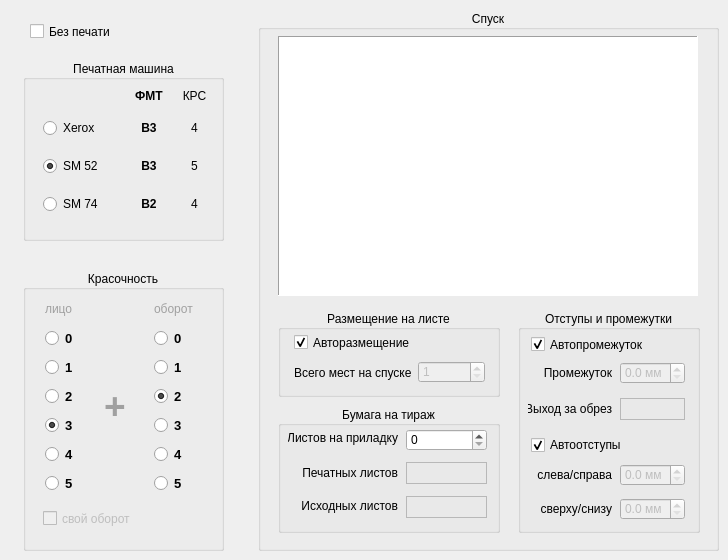
  <widget class="QWizardPage" name="pageInksAndImposition">
   <property name="subTitle">
    <string>Определите красочность и параметры спуска полос</string>
   </property>
   <widget class="QGroupBox" name="gbInks">
    <property name="geometry">
     <rect>
      <x>23</x>
      <y>270</y>
      <width>201</width>
      <height>281</height>
     </rect>
    </property>
    <property name="title">
     <string>Красочность</string>
    </property>
    <property name="alignment">
     <set>Qt::AlignCenter</set>
    </property>
    <widget class="QCheckBox" name="cbOwnBack">
     <property name="enabled">
      <bool>false</bool>
     </property>
     <property name="geometry">
      <rect>
       <x>20</x>
       <y>240</y>
       <width>110</width>
       <height>17</height>
      </rect>
     </property>
     <property name="text">
      <string>свой оборот</string>
     </property>
    </widget>
    <widget class="QWidget" name="gridLayoutWidget_2">
     <property name="geometry">
      <rect>
       <x>22</x>
       <y>25</y>
       <width>171</width>
       <height>201</height>
      </rect>
     </property>
     <layout class="QGridLayout" name="gridLayout_2">
      <item row="5" column="2">
       <widget class="QRadioButton" name="rbInksBack4">
        <property name="font">
         <font>
          <pointsize>10</pointsize>
          <bold>true</bold>
         </font>
        </property>
        <property name="text">
         <string>4</string>
        </property>
        <attribute name="buttonGroup">
         <string notr="true">bgInksBack</string>
        </attribute>
       </widget>
      </item>
      <item row="0" column="0">
       <widget class="QLabel" name="lblInksFace">
        <property name="maximumSize">
         <size>
          <width>16777215</width>
          <height>23</height>
         </size>
        </property>
        <property name="styleSheet">
         <string notr="true">color: rgb(160, 160, 160)</string>
        </property>
        <property name="text">
         <string>лицо</string>
        </property>
       </widget>
      </item>
      <item row="2" column="0">
       <widget class="QRadioButton" name="rbInksFace1">
        <property name="font">
         <font>
          <pointsize>10</pointsize>
          <bold>true</bold>
         </font>
        </property>
        <property name="text">
         <string>1</string>
        </property>
        <attribute name="buttonGroup">
         <string notr="true">bgInksFace</string>
        </attribute>
       </widget>
      </item>
      <item row="3" column="0">
       <widget class="QRadioButton" name="rbInksFace2">
        <property name="font">
         <font>
          <pointsize>10</pointsize>
          <bold>true</bold>
         </font>
        </property>
        <property name="text">
         <string>2</string>
        </property>
        <attribute name="buttonGroup">
         <string notr="true">bgInksFace</string>
        </attribute>
       </widget>
      </item>
      <item row="2" column="2">
       <widget class="QRadioButton" name="rbInksBack1">
        <property name="font">
         <font>
          <pointsize>10</pointsize>
          <bold>true</bold>
         </font>
        </property>
        <property name="text">
         <string>1</string>
        </property>
        <attribute name="buttonGroup">
         <string notr="true">bgInksBack</string>
        </attribute>
       </widget>
      </item>
      <item row="4" column="0">
       <widget class="QRadioButton" name="rbInksFace3">
        <property name="font">
         <font>
          <pointsize>10</pointsize>
          <bold>true</bold>
         </font>
        </property>
        <property name="text">
         <string>3</string>
        </property>
        <property name="checked">
         <bool>true</bool>
        </property>
        <attribute name="buttonGroup">
         <string notr="true">bgInksFace</string>
        </attribute>
       </widget>
      </item>
      <item row="2" column="1">
       <spacer name="horizontalSpacer">
        <property name="orientation">
         <enum>Qt::Horizontal</enum>
        </property>
        <property name="sizeType">
         <enum>QSizePolicy::Fixed</enum>
        </property>
        <property name="sizeHint" stdset="0">
         <size>
          <width>40</width>
          <height>20</height>
         </size>
        </property>
       </spacer>
      </item>
      <item row="4" column="2">
       <widget class="QRadioButton" name="rbInksBack3">
        <property name="font">
         <font>
          <pointsize>10</pointsize>
          <bold>true</bold>
         </font>
        </property>
        <property name="text">
         <string>3</string>
        </property>
        <attribute name="buttonGroup">
         <string notr="true">bgInksBack</string>
        </attribute>
       </widget>
      </item>
      <item row="0" column="2">
       <widget class="QLabel" name="lblInksBack">
        <property name="maximumSize">
         <size>
          <width>16777215</width>
          <height>23</height>
         </size>
        </property>
        <property name="styleSheet">
         <string notr="true">color: rgb(160, 160, 160)</string>
        </property>
        <property name="text">
         <string>оборот</string>
        </property>
       </widget>
      </item>
      <item row="3" column="2">
       <widget class="QRadioButton" name="rbInksBack2">
        <property name="font">
         <font>
          <pointsize>10</pointsize>
          <bold>true</bold>
         </font>
        </property>
        <property name="text">
         <string>2</string>
        </property>
        <property name="checked">
         <bool>true</bool>
        </property>
        <attribute name="buttonGroup">
         <string notr="true">bgInksBack</string>
        </attribute>
       </widget>
      </item>
      <item row="5" column="0">
       <widget class="QRadioButton" name="rbInksFace4">
        <property name="font">
         <font>
          <pointsize>10</pointsize>
          <bold>true</bold>
         </font>
        </property>
        <property name="text">
         <string>4</string>
        </property>
        <attribute name="buttonGroup">
         <string notr="true">bgInksFace</string>
        </attribute>
       </widget>
      </item>
      <item row="1" column="2">
       <widget class="QRadioButton" name="rbInksBack0">
        <property name="font">
         <font>
          <pointsize>10</pointsize>
          <bold>true</bold>
         </font>
        </property>
        <property name="text">
         <string>0</string>
        </property>
        <attribute name="buttonGroup">
         <string notr="true">bgInksBack</string>
        </attribute>
       </widget>
      </item>
      <item row="6" column="2">
       <widget class="QRadioButton" name="rbInksFace4_2">
        <property name="font">
         <font>
          <pointsize>10</pointsize>
          <bold>true</bold>
         </font>
        </property>
        <property name="text">
         <string>5</string>
        </property>
       </widget>
      </item>
      <item row="6" column="0">
       <widget class="QRadioButton" name="rbInksFace4_3">
        <property name="font">
         <font>
          <pointsize>10</pointsize>
          <bold>true</bold>
         </font>
        </property>
        <property name="text">
         <string>5</string>
        </property>
       </widget>
      </item>
      <item row="1" column="0">
       <widget class="QRadioButton" name="rbInksFace0">
        <property name="font">
         <font>
          <pointsize>10</pointsize>
          <bold>true</bold>
         </font>
        </property>
        <property name="text">
         <string>0</string>
        </property>
        <attribute name="buttonGroup">
         <string notr="true">bgInksFace</string>
        </attribute>
       </widget>
      </item>
     </layout>
    </widget>
    <widget class="QLabel" name="lblInksPlus">
     <property name="geometry">
      <rect>
       <x>75</x>
       <y>120</y>
       <width>34</width>
       <height>32</height>
      </rect>
     </property>
     <property name="font">
      <font>
       <pointsize>28</pointsize>
       <bold>true</bold>
      </font>
     </property>
     <property name="styleSheet">
      <string notr="true">color: rgb(160, 160, 160)</string>
     </property>
     <property name="text">
      <string>+</string>
     </property>
     <property name="alignment">
      <set>Qt::AlignCenter</set>
     </property>
    </widget>
   </widget>
   <widget class="QGroupBox" name="groupBox_7">
    <property name="geometry">
     <rect>
      <x>258</x>
      <y>10</y>
      <width>461</width>
      <height>541</height>
     </rect>
    </property>
    <property name="title">
     <string>Спуск</string>
    </property>
    <property name="alignment">
     <set>Qt::AlignCenter</set>
    </property>
    <widget class="QGraphicsView" name="viewImposition">
     <property name="geometry">
      <rect>
       <x>20</x>
       <y>26</y>
       <width>420</width>
       <height>260</height>
      </rect>
     </property>
     <property name="frameShape">
      <enum>QFrame::Panel</enum>
     </property>
     <property name="frameShadow">
      <enum>QFrame::Sunken</enum>
     </property>
     <property name="interactive">
      <bool>false</bool>
     </property>
     <property name="renderHints">
      <set>QPainter::Antialiasing|QPainter::TextAntialiasing</set>
     </property>
    </widget>
    <widget class="QGroupBox" name="gbIndents">
     <property name="geometry">
      <rect>
       <x>260</x>
       <y>300</y>
       <width>182</width>
       <height>223</height>
      </rect>
     </property>
     <property name="title">
      <string>Отступы и промежутки</string>
     </property>
     <property name="alignment">
      <set>Qt::AlignCenter</set>
     </property>
     <widget class="QCheckBox" name="cbAutoGap">
      <property name="geometry">
       <rect>
        <x>13</x>
        <y>26</y>
        <width>132</width>
        <height>17</height>
       </rect>
      </property>
      <property name="text">
       <string>Автопромежуток</string>
      </property>
      <property name="checked">
       <bool>true</bool>
      </property>
     </widget>
     <widget class="QDoubleSpinBox" name="sbGap">
      <property name="enabled">
       <bool>false</bool>
      </property>
      <property name="geometry">
       <rect>
        <x>102</x>
        <y>52</y>
        <width>65</width>
        <height>22</height>
       </rect>
      </property>
      <property name="suffix">
       <string> мм</string>
      </property>
      <property name="decimals">
       <number>1</number>
      </property>
      <property name="maximum">
       <double>100.000000000000000</double>
      </property>
     </widget>
     <widget class="QLabel" name="lblGap">
      <property name="geometry">
       <rect>
        <x>10</x>
        <y>52</y>
        <width>84</width>
        <height>22</height>
       </rect>
      </property>
      <property name="text">
       <string>Промежуток</string>
      </property>
      <property name="alignment">
       <set>Qt::AlignRight|Qt::AlignTrailing|Qt::AlignVCenter</set>
      </property>
      <property name="wordWrap">
       <bool>true</bool>
      </property>
      <property name="buddy">
       <cstring>sbGap</cstring>
      </property>
     </widget>
     <widget class="QCheckBox" name="cbAutoIndent">
      <property name="geometry">
       <rect>
        <x>13</x>
        <y>125</y>
        <width>140</width>
        <height>20</height>
       </rect>
      </property>
      <property name="layoutDirection">
       <enum>Qt::LeftToRight</enum>
      </property>
      <property name="text">
       <string>Автоотступы</string>
      </property>
      <property name="checked">
       <bool>true</bool>
      </property>
     </widget>
     <widget class="QDoubleSpinBox" name="sbVertIndent">
      <property name="enabled">
       <bool>false</bool>
      </property>
      <property name="geometry">
       <rect>
        <x>102</x>
        <y>188</y>
        <width>65</width>
        <height>22</height>
       </rect>
      </property>
      <property name="suffix">
       <string> мм</string>
      </property>
      <property name="decimals">
       <number>1</number>
      </property>
      <property name="maximum">
       <double>100.000000000000000</double>
      </property>
     </widget>
     <widget class="QLabel" name="lblLeftRight">
      <property name="geometry">
       <rect>
        <x>10</x>
        <y>154</y>
        <width>84</width>
        <height>22</height>
       </rect>
      </property>
      <property name="text">
       <string>слева/справа</string>
      </property>
      <property name="alignment">
       <set>Qt::AlignRight|Qt::AlignTrailing|Qt::AlignVCenter</set>
      </property>
      <property name="buddy">
       <cstring>sbHorizIndent</cstring>
      </property>
     </widget>
     <widget class="QDoubleSpinBox" name="sbHorizIndent">
      <property name="enabled">
       <bool>false</bool>
      </property>
      <property name="geometry">
       <rect>
        <x>102</x>
        <y>154</y>
        <width>65</width>
        <height>22</height>
       </rect>
      </property>
      <property name="suffix">
       <string> мм</string>
      </property>
      <property name="decimals">
       <number>1</number>
      </property>
      <property name="maximum">
       <double>100.000000000000000</double>
      </property>
      <property name="value">
       <double>0.000000000000000</double>
      </property>
     </widget>
     <widget class="QLabel" name="lblTopBottom">
      <property name="geometry">
       <rect>
        <x>10</x>
        <y>188</y>
        <width>84</width>
        <height>22</height>
       </rect>
      </property>
      <property name="text">
       <string>сверху/снизу</string>
      </property>
      <property name="alignment">
       <set>Qt::AlignRight|Qt::AlignTrailing|Qt::AlignVCenter</set>
      </property>
      <property name="buddy">
       <cstring>sbVertIndent</cstring>
      </property>
     </widget>
     <widget class="QLabel" name="label">
      <property name="geometry">
       <rect>
        <x>10</x>
        <y>88</y>
        <width>84</width>
        <height>22</height>
       </rect>
      </property>
      <property name="text">
       <string>Выход за обрез</string>
      </property>
      <property name="alignment">
       <set>Qt::AlignRight|Qt::AlignTrailing|Qt::AlignVCenter</set>
      </property>
     </widget>
     <widget class="QLabel" name="lblBleed">
      <property name="enabled">
       <bool>false</bool>
      </property>
      <property name="geometry">
       <rect>
        <x>102</x>
        <y>88</y>
        <width>65</width>
        <height>22</height>
       </rect>
      </property>
      <property name="frameShape">
       <enum>QFrame::StyledPanel</enum>
      </property>
      <property name="frameShadow">
       <enum>QFrame::Sunken</enum>
      </property>
     </widget>
    </widget>
    <widget class="QGroupBox" name="groupBox_11">
     <property name="geometry">
      <rect>
       <x>20</x>
       <y>396</y>
       <width>222</width>
       <height>127</height>
      </rect>
     </property>
     <property name="title">
      <string>Бумага на тираж</string>
     </property>
     <property name="alignment">
      <set>Qt::AlignCenter</set>
     </property>
     <widget class="QLabel" name="label_42">
      <property name="geometry">
       <rect>
        <x>10</x>
        <y>90</y>
        <width>110</width>
        <height>20</height>
       </rect>
      </property>
      <property name="text">
       <string>Исходных листов</string>
      </property>
      <property name="alignment">
       <set>Qt::AlignRight|Qt::AlignTrailing|Qt::AlignVCenter</set>
      </property>
     </widget>
     <widget class="QLabel" name="label_45">
      <property name="geometry">
       <rect>
        <x>10</x>
        <y>56</y>
        <width>110</width>
        <height>22</height>
       </rect>
      </property>
      <property name="frameShape">
       <enum>QFrame::NoFrame</enum>
      </property>
      <property name="text">
       <string>Печатных листов</string>
      </property>
      <property name="alignment">
       <set>Qt::AlignRight|Qt::AlignTrailing|Qt::AlignVCenter</set>
      </property>
     </widget>
     <widget class="QLabel" name="label_46">
      <property name="geometry">
       <rect>
        <x>10</x>
        <y>21</y>
        <width>110</width>
        <height>22</height>
       </rect>
      </property>
      <property name="text">
       <string>Листов на приладку</string>
      </property>
      <property name="alignment">
       <set>Qt::AlignRight|Qt::AlignTrailing|Qt::AlignVCenter</set>
      </property>
      <property name="wordWrap">
       <bool>false</bool>
      </property>
     </widget>
     <widget class="QLabel" name="lblPrintSheets">
      <property name="enabled">
       <bool>false</bool>
      </property>
      <property name="geometry">
       <rect>
        <x>128</x>
        <y>56</y>
        <width>81</width>
        <height>22</height>
       </rect>
      </property>
      <property name="frameShape">
       <enum>QFrame::StyledPanel</enum>
      </property>
      <property name="frameShadow">
       <enum>QFrame::Sunken</enum>
      </property>
     </widget>
     <widget class="QLabel" name="lblFormatSheets">
      <property name="enabled">
       <bool>false</bool>
      </property>
      <property name="geometry">
       <rect>
        <x>128</x>
        <y>90</y>
        <width>81</width>
        <height>22</height>
       </rect>
      </property>
      <property name="frameShape">
       <enum>QFrame::StyledPanel</enum>
      </property>
      <property name="frameShadow">
       <enum>QFrame::Sunken</enum>
      </property>
     </widget>
     <widget class="QSpinBox" name="sbPreparedSheets">
      <property name="geometry">
       <rect>
        <x>128</x>
        <y>23</y>
        <width>81</width>
        <height>22</height>
       </rect>
      </property>
      <property name="maximum">
       <number>1000000</number>
      </property>
      <property name="value">
       <number>0</number>
      </property>
     </widget>
    </widget>
    <widget class="QGroupBox" name="groupBox_12">
     <property name="geometry">
      <rect>
       <x>20</x>
       <y>300</y>
       <width>222</width>
       <height>87</height>
      </rect>
     </property>
     <property name="title">
      <string>Размещение на листе</string>
     </property>
     <property name="alignment">
      <set>Qt::AlignCenter</set>
     </property>
     <widget class="QCheckBox" name="cbAutoImposition">
      <property name="geometry">
       <rect>
        <x>16</x>
        <y>24</y>
        <width>151</width>
        <height>17</height>
       </rect>
      </property>
      <property name="text">
       <string>Авторазмещение</string>
      </property>
      <property name="checked">
       <bool>true</bool>
      </property>
     </widget>
     <widget class="QSpinBox" name="sbPlaces">
      <property name="enabled">
       <bool>false</bool>
      </property>
      <property name="geometry">
       <rect>
        <x>140</x>
        <y>51</y>
        <width>67</width>
        <height>22</height>
       </rect>
      </property>
      <property name="minimum">
       <number>1</number>
      </property>
      <property name="maximum">
       <number>999</number>
      </property>
     </widget>
     <widget class="QLabel" name="label_47">
      <property name="geometry">
       <rect>
        <x>16</x>
        <y>52</y>
        <width>121</width>
        <height>21</height>
       </rect>
      </property>
      <property name="text">
       <string>Всего мест на спуске</string>
      </property>
      <property name="wordWrap">
       <bool>false</bool>
      </property>
      <property name="buddy">
       <cstring>sbPlaces</cstring>
      </property>
     </widget>
    </widget>
   </widget>
   <widget class="QGroupBox" name="gbPrintingPress">
    <property name="geometry">
     <rect>
      <x>23</x>
      <y>60</y>
      <width>201</width>
      <height>181</height>
     </rect>
    </property>
    <property name="title">
     <string>Печатная машина</string>
    </property>
    <property name="alignment">
     <set>Qt::AlignCenter</set>
    </property>
    <widget class="QWidget" name="gridLayoutWidget_13">
     <property name="geometry">
      <rect>
       <x>20</x>
       <y>46</y>
       <width>171</width>
       <height>121</height>
      </rect>
     </property>
     <layout class="QGridLayout" name="gridLayout_13">
      <item row="1" column="0">
       <widget class="QRadioButton" name="rbRyobi">
        <property name="text">
         <string>SM 52</string>
        </property>
        <property name="checked">
         <bool>true</bool>
        </property>
        <attribute name="buttonGroup">
         <string notr="true">bgPress</string>
        </attribute>
       </widget>
      </item>
      <item row="1" column="3">
       <widget class="QLabel" name="label_54">
        <property name="text">
         <string>5</string>
        </property>
        <property name="alignment">
         <set>Qt::AlignCenter</set>
        </property>
       </widget>
      </item>
      <item row="0" column="2">
       <widget class="QLabel" name="label_55">
        <property name="styleSheet">
         <string notr="true">QLabel {font-weight: bold}</string>
        </property>
        <property name="text">
         <string>B3</string>
        </property>
        <property name="alignment">
         <set>Qt::AlignCenter</set>
        </property>
       </widget>
      </item>
      <item row="0" column="3">
       <widget class="QLabel" name="label_53">
        <property name="text">
         <string>4</string>
        </property>
        <property name="alignment">
         <set>Qt::AlignCenter</set>
        </property>
       </widget>
      </item>
      <item row="0" column="0">
       <widget class="QRadioButton" name="rbKonica">
        <property name="text">
         <string>Xerox</string>
        </property>
        <attribute name="buttonGroup">
         <string notr="true">bgPress</string>
        </attribute>
       </widget>
      </item>
      <item row="2" column="2">
       <widget class="QLabel" name="label_61">
        <property name="styleSheet">
         <string notr="true">QLabel {font-weight: bold}</string>
        </property>
        <property name="text">
         <string>B2</string>
        </property>
        <property name="alignment">
         <set>Qt::AlignCenter</set>
        </property>
       </widget>
      </item>
      <item row="2" column="3">
       <widget class="QLabel" name="label_60">
        <property name="text">
         <string>4</string>
        </property>
        <property name="alignment">
         <set>Qt::AlignCenter</set>
        </property>
       </widget>
      </item>
      <item row="1" column="2">
       <widget class="QLabel" name="label_56">
        <property name="styleSheet">
         <string notr="true">QLabel {font-weight: bold}</string>
        </property>
        <property name="text">
         <string>B3</string>
        </property>
        <property name="alignment">
         <set>Qt::AlignCenter</set>
        </property>
       </widget>
      </item>
      <item row="2" column="0">
       <widget class="QRadioButton" name="rbRoland">
        <property name="text">
         <string>SM 74</string>
        </property>
        <attribute name="buttonGroup">
         <string notr="true">bgPress</string>
        </attribute>
       </widget>
      </item>
      <item row="0" column="1">
       <spacer name="horizontalSpacer_2">
        <property name="orientation">
         <enum>Qt::Horizontal</enum>
        </property>
        <property name="sizeType">
         <enum>QSizePolicy::Fixed</enum>
        </property>
        <property name="sizeHint" stdset="0">
         <size>
          <width>20</width>
          <height>20</height>
         </size>
        </property>
       </spacer>
      </item>
     </layout>
    </widget>
    <widget class="QLabel" name="label_62">
     <property name="geometry">
      <rect>
       <x>105</x>
       <y>26</y>
       <width>42</width>
       <height>20</height>
      </rect>
     </property>
     <property name="styleSheet">
      <string notr="true">QLabel {font-weight: bold}</string>
     </property>
     <property name="text">
      <string>ФМТ</string>
     </property>
     <property name="alignment">
      <set>Qt::AlignCenter</set>
     </property>
     <property name="wordWrap">
      <bool>true</bool>
     </property>
    </widget>
    <widget class="QLabel" name="label_63">
     <property name="geometry">
      <rect>
       <x>154</x>
       <y>26</y>
       <width>35</width>
       <height>20</height>
      </rect>
     </property>
     <property name="text">
      <string>КРС</string>
     </property>
     <property name="alignment">
      <set>Qt::AlignCenter</set>
     </property>
    </widget>
   </widget>
   <widget class="QCheckBox" name="cbNoPrint">
    <property name="geometry">
     <rect>
      <x>30</x>
      <y>23</y>
      <width>111</width>
      <height>17</height>
     </rect>
    </property>
    <property name="text">
     <string>Без печати</string>
    </property>
   </widget>
  </widget>
